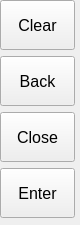
   <widget class="QWidget" name="wgControl" native="true">
    <property name="geometry">
     <rect>
      <x>710</x>
      <y>210</y>
      <width>80</width>
      <height>225</height>
     </rect>
    </property>
    <widget class="QWidget" name="layoutWidget">
     <property name="geometry">
      <rect>
       <x>0</x>
       <y>0</y>
       <width>77</width>
       <height>221</height>
      </rect>
     </property>
     <layout class="QVBoxLayout" name="vlpControl">
      <item>
       <widget class="QPushButton" name="pbCtrlClear">
        <property name="minimumSize">
         <size>
          <width>75</width>
          <height>50</height>
         </size>
        </property>
        <property name="maximumSize">
         <size>
          <width>75</width>
          <height>50</height>
         </size>
        </property>
        <property name="font">
         <font>
          <pointsize>12</pointsize>
         </font>
        </property>
        <property name="focusPolicy">
         <enum>Qt::NoFocus</enum>
        </property>
        <property name="text">
         <string>Clear</string>
        </property>
       </widget>
      </item>
      <item>
       <widget class="QPushButton" name="pbCtrlBack">
        <property name="minimumSize">
         <size>
          <width>75</width>
          <height>50</height>
         </size>
        </property>
        <property name="maximumSize">
         <size>
          <width>75</width>
          <height>50</height>
         </size>
        </property>
        <property name="font">
         <font>
          <pointsize>12</pointsize>
         </font>
        </property>
        <property name="focusPolicy">
         <enum>Qt::NoFocus</enum>
        </property>
        <property name="text">
         <string>Back</string>
        </property>
       </widget>
      </item>
      <item>
       <widget class="QPushButton" name="pbCtrlClose">
        <property name="minimumSize">
         <size>
          <width>75</width>
          <height>50</height>
         </size>
        </property>
        <property name="maximumSize">
         <size>
          <width>75</width>
          <height>50</height>
         </size>
        </property>
        <property name="font">
         <font>
          <pointsize>12</pointsize>
         </font>
        </property>
        <property name="focusPolicy">
         <enum>Qt::NoFocus</enum>
        </property>
        <property name="text">
         <string>Close</string>
        </property>
       </widget>
      </item>
      <item>
       <widget class="QPushButton" name="pbCtrlReturn">
        <property name="minimumSize">
         <size>
          <width>75</width>
          <height>50</height>
         </size>
        </property>
        <property name="maximumSize">
         <size>
          <width>75</width>
          <height>50</height>
         </size>
        </property>
        <property name="font">
         <font>
          <pointsize>12</pointsize>
         </font>
        </property>
        <property name="focusPolicy">
         <enum>Qt::NoFocus</enum>
        </property>
        <property name="text">
         <string>Enter</string>
        </property>
       </widget>
      </item>
     </layout>
    </widget>
   </widget>
